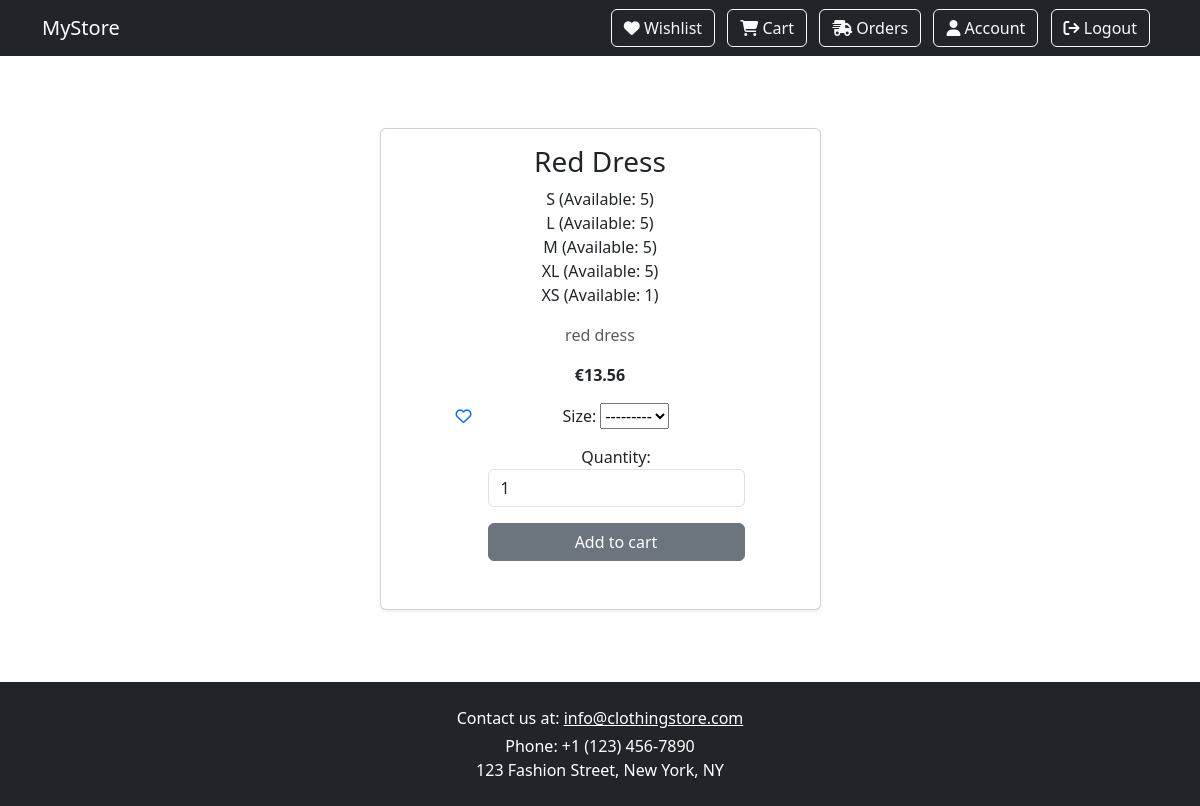
Page /products/product/3 (signed in) on the earlier database version.
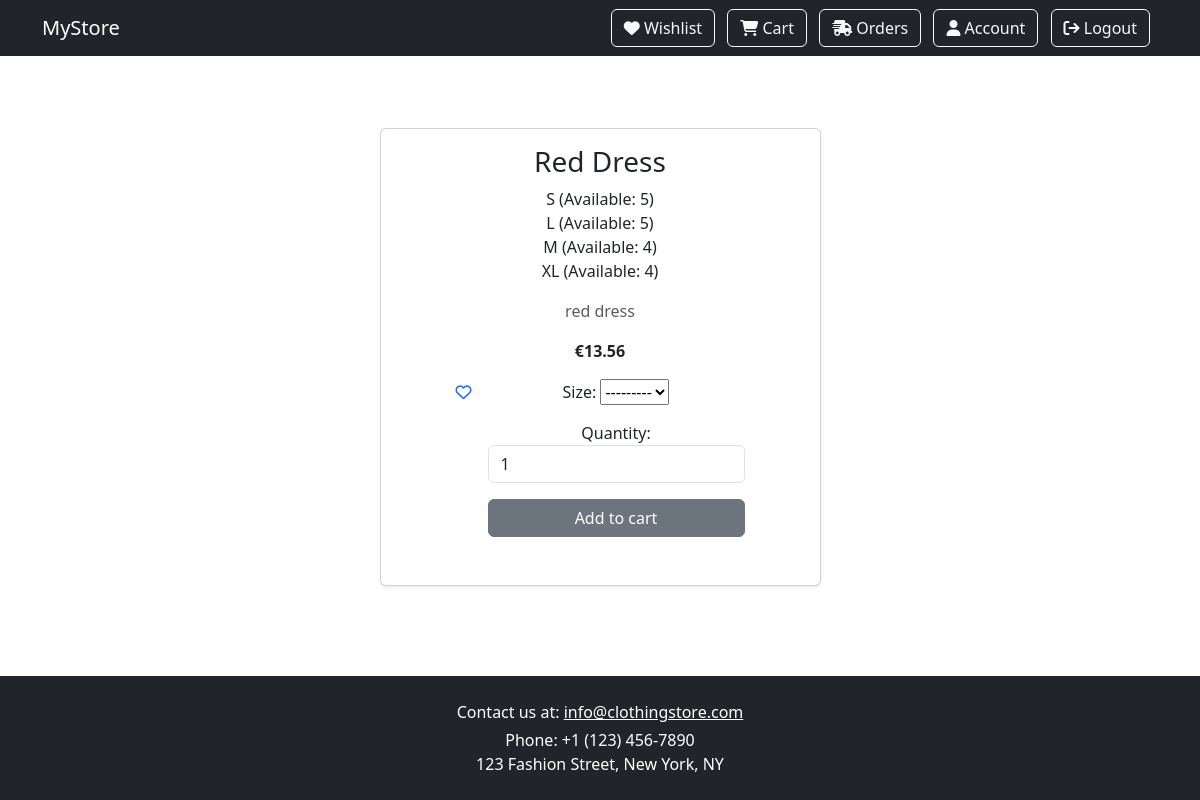
Same page on the later database version.
### products/models.py (models this page shows, shortened)
class ProductStock(models.Model):
    product = models.ForeignKey(Product, on_delete=models.CASCADE, related_name='product')
    size = models.ForeignKey(Size, on_delete=models.CASCADE)
    stock = models.PositiveIntegerField(default=0)
    class Meta:
        unique_together = ('product', 'size')

class Size(models.Model):
    name = models.CharField(max_length=20, primary_key=True)
    description = models.TextField(max_length=280, blank=True)
    class Meta:
        db_table = "Sizes"
        ordering = ['name']
    def __str__(self):
        return self.name

### products/views.py (the view)
# urls.py: path('product/<int:pk>', views.product, name='product'),
def product(request,pk):
    product = Product.objects.get(id=pk)
    size = ProductStock.objects.filter(product=product)
    form = AddToCartForm()
    available_sizes = [ps.size for ps in size]
    form.fields['size'].queryset = Size.objects.filter(pk__in=[size.pk for size in available_sizes])
    user = request.user
    profile = Profile.objects.get(user=user)
    favorites = profile.favourites.all()
    context = {
        'favorites': favorites,
        'product': product,
        'sizes': size,
        'form': form,
    }
    return render(request, 'product.html', context)

### shop/forms.py
class AddToCartForm(forms.Form):
    size = forms.ModelChoiceField(queryset=Size.objects.all(), required=True, label="Size")
    quantity = forms.IntegerField(min_value=1, initial=1, label="Quantity", widget=forms.NumberInput(attrs={'class': 'form-control', 'placeholder': 'Enter quantity'}))

### static/context_processors.py (called while the page is built)
def user_roles(request):
    user = request.user
    return {
        'is_client': user.is_authenticated and user.groups.filter(name='client').exists(),
        'is_manager': user.is_authenticated and user.groups.filter(name='manager').exists(),
        'is_admin': user.is_authenticated and user.is_superuser,
    }

### templates/product.html (shortened to what this page needs)
{% extends 'base.html' %}
{% load static %}
{% block content %}
    <div class="container py-5">
        <div class="row justify-content-center">
            <div class="col-md-6 col-lg-5">
                <div class="card shadow-sm">
                    <div class="card-body text-center">
                        <h3 class="card-title">{{ product.name }}</h3>
                        {% if sizes %}
                            <ul class="list-unstyled">
                            {% for product in sizes %}
                                <li>{{ product.size.name }} (Available: {{ product.stock }})</li>
                            {% endfor %}
                            </ul>
                        {% else %}
                            <span class="text-danger"><strong>No sizes available</strong></span>
                        {% endif %}
                        <p class="card-text text-muted">{{ product.description }}</p>
                        {% if product.is_sale %}
                            <strike>€{{ product.price }}</strike>
                            <span class="text-danger"><strong>€{{ product.sale_price }}</strong></span>
                        {% else %}
                            <span><strong>€{{ product.price }}</strong></span>
                        {% endif %}
                        <div class="d-flex justify-content-center gap-3 p-3">
                            {% if is_client %}
                                <form method="post" action="{% url 'toggle_wishlist' product.id %}">
                                    <button type="submit" class="btn btn-link p-0 border-0 bg-transparent">
                                        {% if product in favorites %}
                                            <i class="fa-solid fa-heart"></i>
                                        {% else %}
                                            <i class="fa-regular fa-heart"></i>
                                        {% endif %}
                                    </button>
                                </form>
                                <form method="post" action="{% url 'add_to_cart' %}">
                                    {{ form.as_p }}
                                    <button type="submit" class="btn btn-secondary w-100 mb-3">Add to cart</button>
                                </form>
                            {% endif %}
                        </div>
                    </div>
                </div>
            </div>
        </div>
    </div>
{% endblock %}

Differences in the rows shown:
removed ProductStock: size.name "XS", stock "1"
changed ProductStock (number 3 of 4 on the later page): stock "5" → "4"
changed ProductStock "XL": stock "5" → "4"
